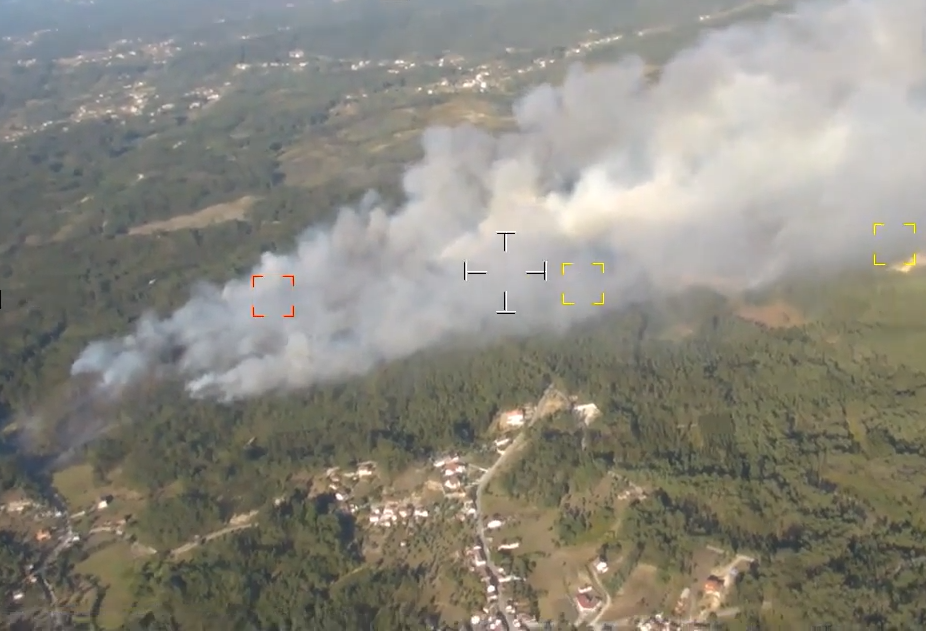
%> input picture Datasets/A_30_1_35/01.png, 926 x 631 px; its folder holds 4 pictures in this run
$ octave sfm.m   (GNU Octave 9; MATLAB toolbox functions it lacks are replaced by stand-ins)
%> lines starting %> are read from the running program, lines starting %| are printed output that depends on the picture
%% load and show images
clear; clc; close all;
dataset_name='A_30_1_35';
imageDir = strcat('Datasets/',dataset_name);
imds = imageDatastore(imageDir);

% Display the images.
figure;
montage(imds.Files, 'Size', [3, 2]);
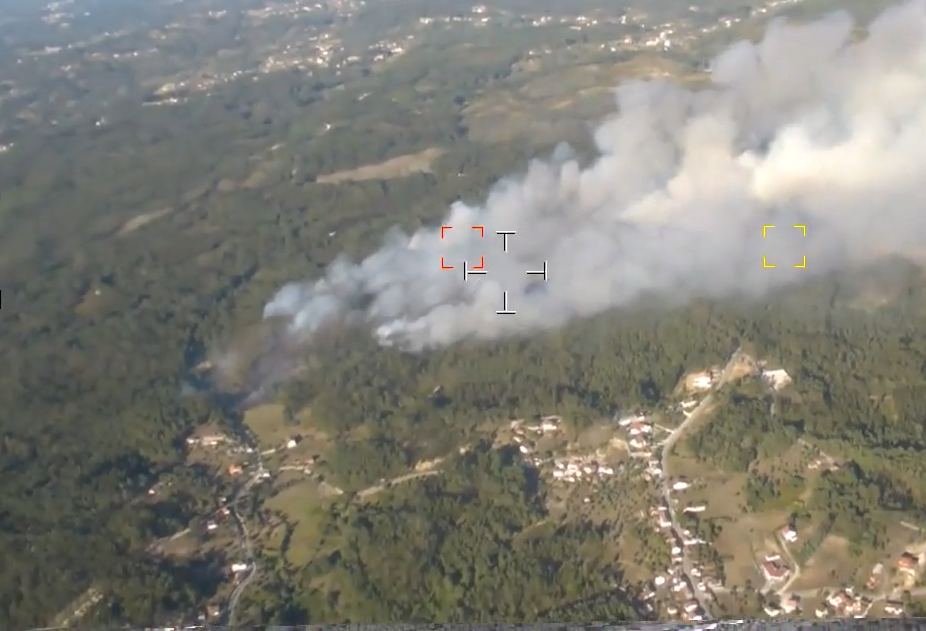
%> input picture Datasets/A_30_1_35/02.png, 926 x 631 px
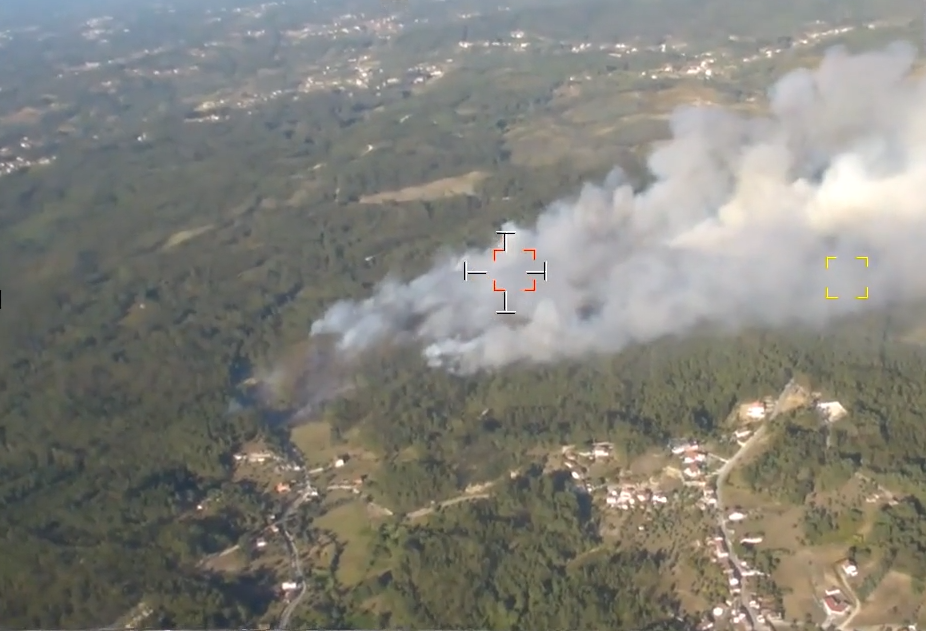
%> input picture Datasets/A_30_1_35/03.png, 926 x 631 px
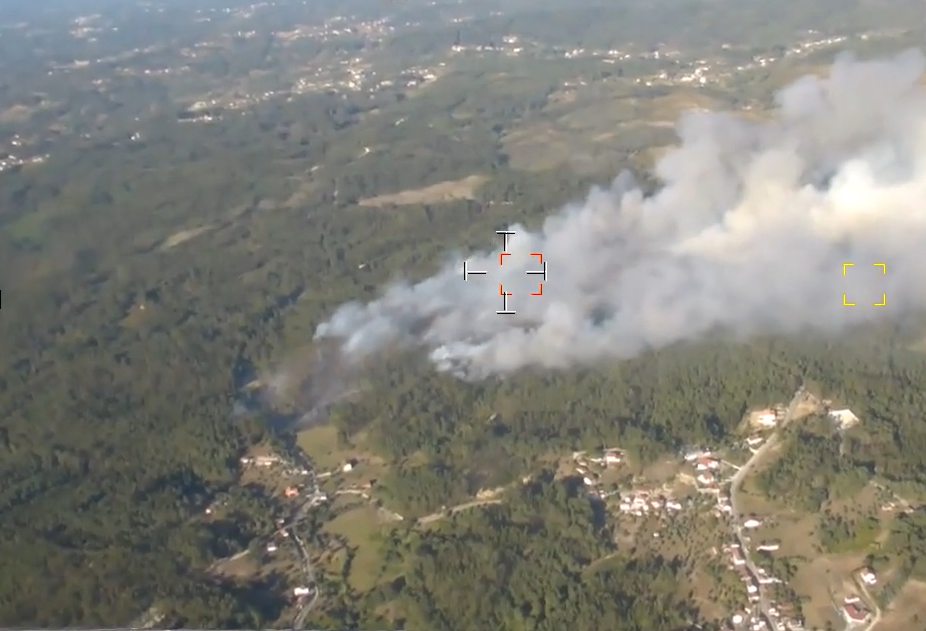
%> input picture Datasets/A_30_1_35/04.png, 926 x 631 px
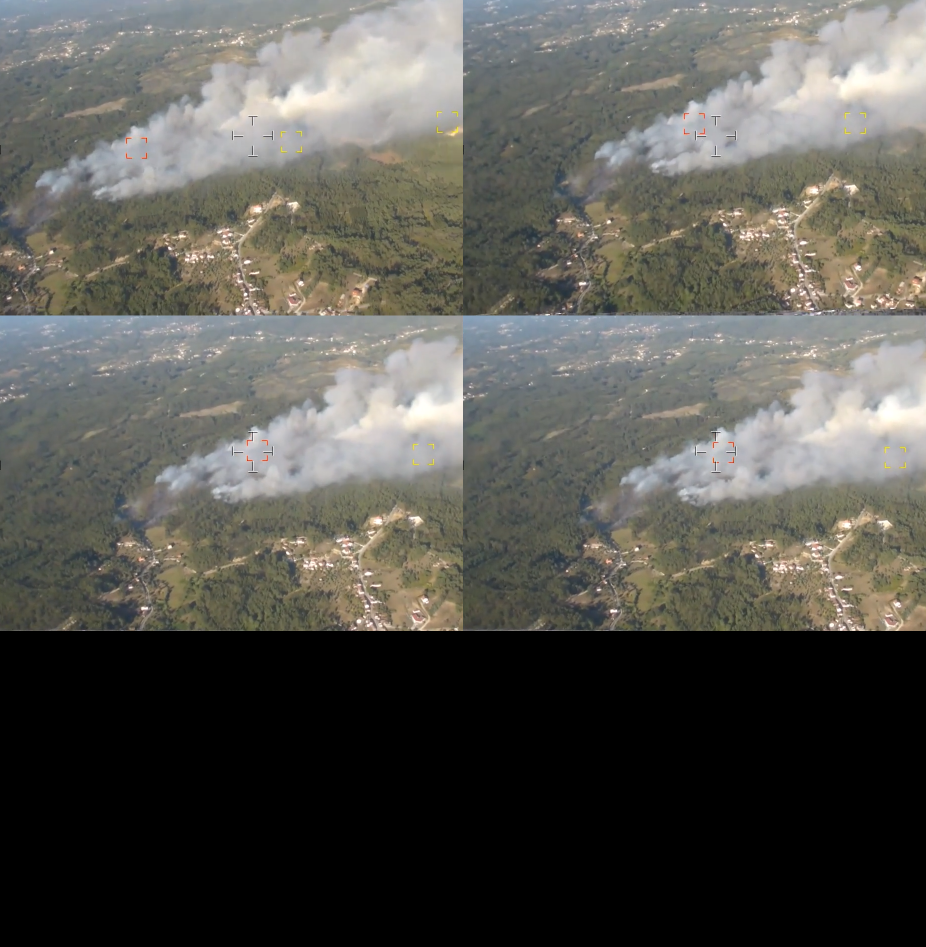
%> displayed picture: size 1893x1852x3, on the screen's scale of 0 to 255 (shown at 1/2 size); mean R, G, B 87.9, 86.9, 81.5

% Convert the images to grayscale.
images = cell(1, numel(imds.Files));
for i = 1:numel(imds.Files)
    I = readimage(imds, i);
%> I is the input picture: size 631x926x3 uint8; mean R, G, B 138, 135.6, 126
    images{i} = rgb2gray(I);
end
I=images{1};
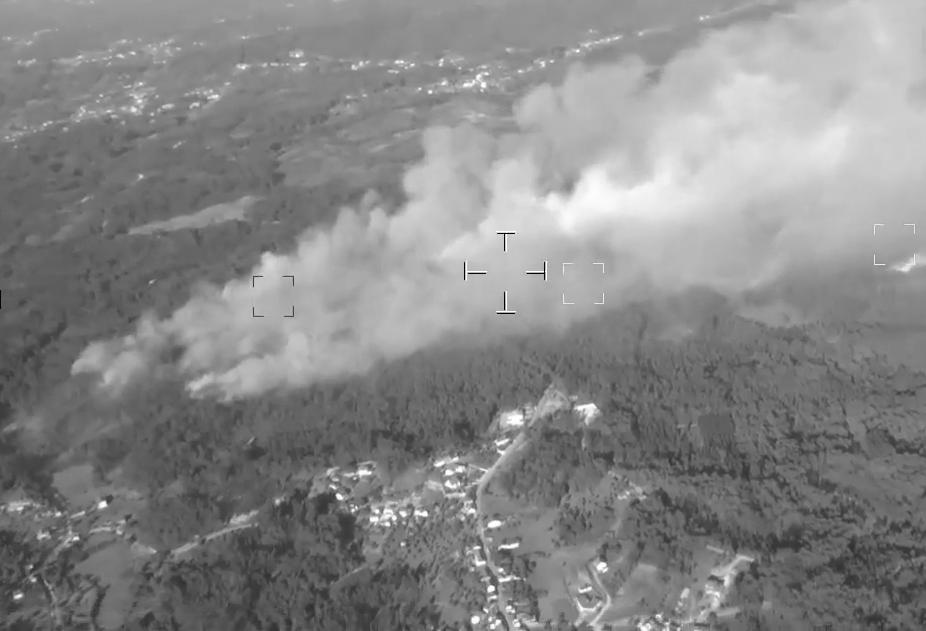
%> I: size 631x926 uint8; min 0, max 255, mean 135.2
title('Input Image Sequence');

%% Get intrinsic parameters of the camera
%> (the run ends here)
